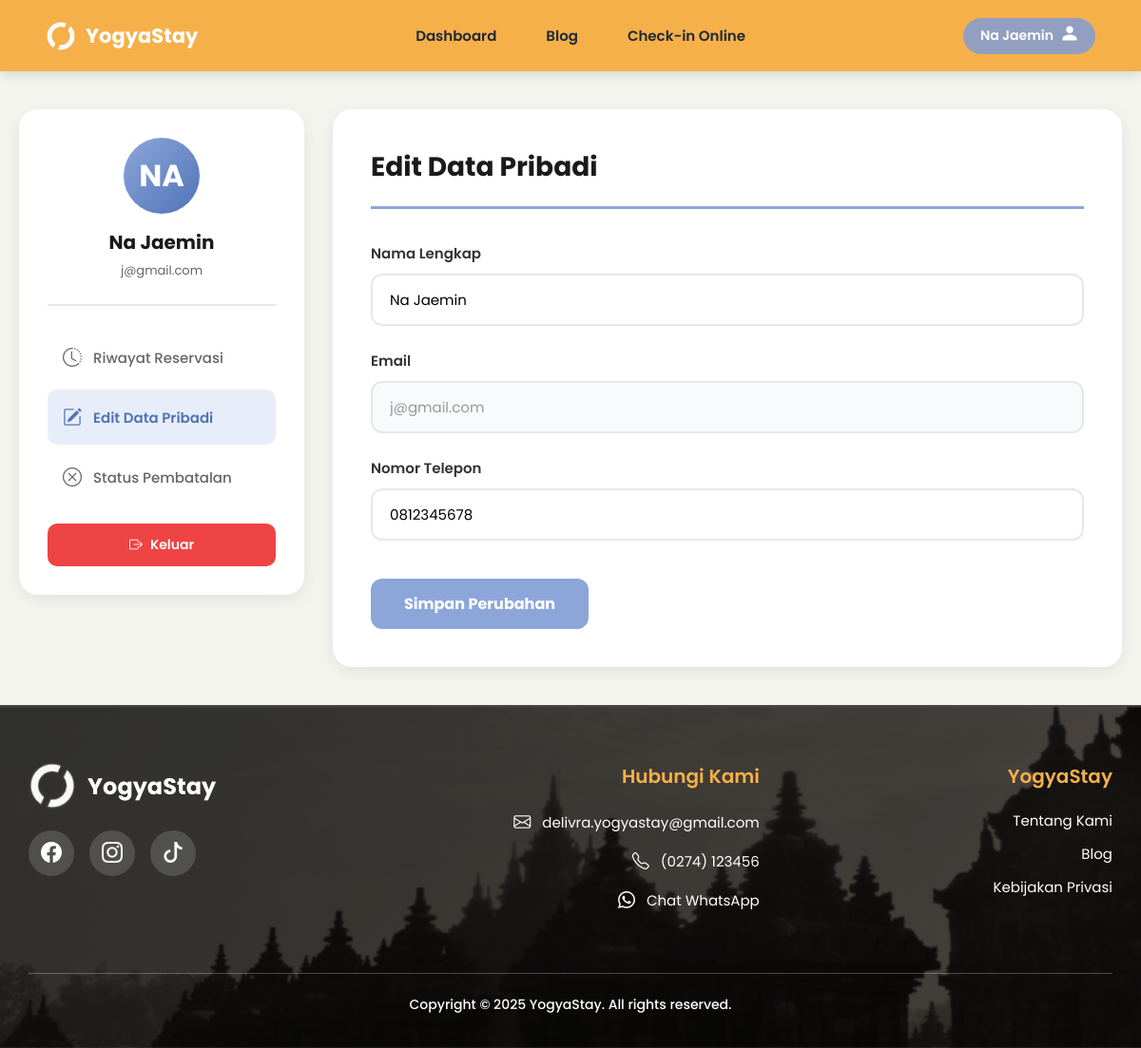
Page /users/profil.php (signed in) on the committed database.
### tables this page shows
CREATE TABLE `users` (
  `id_user` int(11) NOT NULL,
  `nama` varchar(100) NOT NULL,
  `email` varchar(100) NOT NULL,
  `password` varchar(255) NOT NULL,
  `no_telepon` varchar(20) DEFAULT NULL,
  `role_id` enum('user','admin') NOT NULL DEFAULT 'user',
  `created_at` timestamp NOT NULL DEFAULT current_timestamp(),
  `updated_at` timestamp NOT NULL DEFAULT current_timestamp() ON UPDATE current_timestamp(),
  `status` enum('aktif','nonaktif') NOT NULL DEFAULT 'aktif'
);

### users/profil.php (the view, shortened to what this page needs)
<?php
require_once '../config.php';
$user_id = $_SESSION['user_id'];
$query = "SELECT * FROM users WHERE id_user = '$user_id'";
$result = mysqli_query($conn, $query);
$user = mysqli_fetch_assoc($result);
$user_email = $user['email'] ?? 'user@gmail.com';
require_once 'header.php';
?>
<link rel="stylesheet" href="https://cdn.jsdelivr.net/npm/bootstrap-icons@1.11.1/font/bootstrap-icons.css">
<div class="profile-wrapper">
    <div class="profile-container">
        <div class="profile-sidebar">
            <div class="profile-header">
                <div class="profile-avatar">
                    <?= strtoupper(substr($user_name, 0, 2)) ?>
                </div>
                <div class="profile-name"><?= htmlspecialchars($user_name) ?></div>
                <div class="profile-email"><?= htmlspecialchars($user_email) ?></div>
            </div>
            <div class="profile-menu">
                <a href="riwayat_reservasi.php" class="menu-item">
                    <i class="bi bi-clock-history"></i>
                    <span>Riwayat Reservasi</span>
                </a>
                <a href="profil.php" class="menu-item active">
                    <i class="bi bi-pencil-square"></i>
                    <span>Edit Data Pribadi</span>
                </a>
                <a href="status_pembatalan.php" class="menu-item">
                    <i class="bi bi-x-circle"></i>
                    <span>Status Pembatalan</span>
                </a>
            </div>
            <button class="btn-logout" onclick="confirmLogout()">
                <i class="bi bi-box-arrow-right"></i>
                <span>Keluar</span>
            </button>
        </div>
        <div class="content-area">
            <div class="content-header">
                <h2 class="content-title">Edit Data Pribadi</h2>
            </div>
            <form method="POST" action="" id="profileForm">
                <div class="form-group">
                    <label>Nama Lengkap</label>
                    <input type="text" name="nama" placeholder="Masukkan nama lengkap"
                           value="<?= htmlspecialchars($user['nama'] ?? '') ?>" required>
                </div>
                <div class="form-group">
                    <label>Email</label>
                    <input type="email" value="<?= htmlspecialchars($user['email']) ?>" disabled>
                </div>
                <div class="form-group">
                    <label>Nomor Telepon</label>
                    <input type="tel" name="no_telepon" placeholder="08xxxxxxxxxx"
                           value="<?= htmlspecialchars($user['no_telepon'] ?? '') ?>">
                </div>
                <button type="submit" class="btn-save">Simpan Perubahan</button>
            </form>
        </div>
    </div>
</div>
<?php
require_once 'footer.php';
?>

### users/header.php (style rules this page uses)
* { margin: 0; padding: 0; box-sizing: border-box; }
body { font-family: 'Poppins', sans-serif; background: #F5F5F5; }

### users/profil.php (style rules this page uses)
.profile-wrapper { min-height: 80vh; background: #f5f5f0; padding: 40px 20px; }
.profile-container { max-width: 1400px; margin: 0 auto; display: grid; grid-template-columns: 300px 1fr; gap: 30px; }
.profile-sidebar { background: white; border-radius: 20px; padding: 30px; box-shadow: 0 5px 20px rgba(0,0,0,0.08); height: fit-content; position: sticky; top: 20px; }
.profile-header { text-align: center; padding-bottom: 25px; border-bottom: 2px solid #e5e7eb; margin-bottom: 25px; }
.profile-avatar { width: 80px; height: 80px; border-radius: 50%; background: linear-gradient(135deg, #8da6daff 0%, #5073b8ff 100%); color: white; display: flex; align-items: center; justify-content: center; font-size: 32px; font-weight: bold; margin: 0 auto 15px; }
.profile-name { font-size: 20px; font-weight: bold; color: #1a1a1a; margin-bottom: 5px; }
.profile-email { font-size: 13px; color: #666; }
.profile-menu { display: flex; flex-direction: column; gap: 5px; }
.menu-item { display: flex; align-items: center; gap: 12px; padding: 14px 16px; border-radius: 10px; cursor: pointer; transition: all 0.3s; text-decoration: none; color: #666; font-size: 15px; font-weight: 500; }
.menu-item.active { background: #e8eef9; color: #5073b8ff; font-weight: 600; }
.menu-item i { font-size: 20px; }
.btn-logout { margin-top: 20px; width: 100%; padding: 12px; background: #ef4444; color: white; border: none; border-radius: 10px; cursor: pointer; font-weight: 600; font-size: 14px; display: flex; align-items: center; justify-content: center; gap: 8px; transition: all 0.3s; }
.content-area { background: white; border-radius: 20px; padding: 40px; box-shadow: 0 5px 20px rgba(0,0,0,0.08); }
.content-header { margin-bottom: 35px; padding-bottom: 20px; border-bottom: 3px solid #8da6daff; }
.content-title { font-size: 28px; font-weight: bold; color: #1a1a1a; }
.form-group { margin-bottom: 25px; }
.form-group label { display: block; margin-bottom: 10px; color: #333; font-weight: 600; font-size: 15px; }
.form-group input { width: 100%; padding: 14px 18px; border: 2px solid #e5e7eb; border-radius: 12px; font-size: 15px; transition: all 0.3s; font-family: inherit; }
.form-group input:disabled { background: #f9fafb; cursor: not-allowed; color: #999; }
.btn-save { padding: 14px 35px; background: #8da6daff; color: white; border: none; border-radius: 12px; font-size: 16px; font-weight: 700; cursor: pointer; transition: all 0.3s; margin-top: 15px; }

### users/footer.php (style rules this page uses)
* { font-family: "Poppins", sans-serif; box-sizing: border-box; }

### rows in the picture
users: email "j@gmail.com", nama "Na Jaemin", no_telepon "0812345678"

### other values in the picture
$user_name "Na Jaemin"
substr($user_name, 0, 2) "NA"
